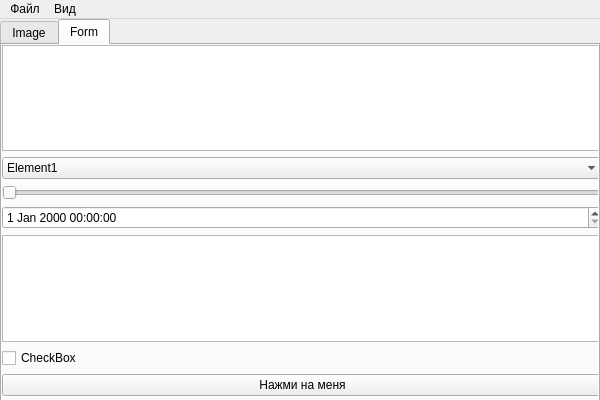
<?xml version="1.0" encoding="UTF-8"?>
<ui version="4.0">
 <class>MainWindow</class>
 <widget class="QMainWindow" name="MainWindow">
  <property name="geometry">
   <rect>
    <x>0</x>
    <y>0</y>
    <width>600</width>
    <height>400</height>
   </rect>
  </property>
  <property name="windowTitle">
   <string>MainWindow</string>
  </property>
  <widget class="QWidget" name="centralwidget">
   <widget class="QTabWidget" name="tabWidget">
    <property name="geometry">
     <rect>
      <x>0</x>
      <y>0</y>
      <width>600</width>
      <height>400</height>
     </rect>
    </property>
    <property name="currentIndex">
     <number>1</number>
    </property>
    <widget class="QWidget" name="tab_1">
     <attribute name="title">
      <string>Image</string>
     </attribute>
     <widget class="QLabel" name="label">
      <property name="geometry">
       <rect>
        <x>0</x>
        <y>-10</y>
        <width>600</width>
        <height>350</height>
       </rect>
      </property>
      <property name="text">
       <string/>
      </property>
      <property name="pixmap">
       <pixmap>image/1366x768_1633082551300.jpeg</pixmap>
      </property>
     </widget>
    </widget>
    <widget class="QWidget" name="tab_2">
     <attribute name="title">
      <string>Form</string>
     </attribute>
     <widget class="QWidget" name="verticalLayoutWidget">
      <property name="geometry">
       <rect>
        <x>0</x>
        <y>0</y>
        <width>601</width>
        <height>351</height>
       </rect>
      </property>
      <layout class="QVBoxLayout" name="verticalLayout">
       <item>
        <widget class="QPlainTextEdit" name="plainTextEdit_2"/>
       </item>
       <item>
        <widget class="QComboBox" name="comboBox">
         <item>
          <property name="text">
           <string>Element1</string>
          </property>
         </item>
         <item>
          <property name="text">
           <string>New Item</string>
          </property>
         </item>
        </widget>
       </item>
       <item>
        <widget class="QSlider" name="horizontalSlider">
         <property name="orientation">
          <enum>Qt::Horizontal</enum>
         </property>
        </widget>
       </item>
       <item>
        <widget class="QDateTimeEdit" name="dateTimeEdit"/>
       </item>
       <item>
        <widget class="QPlainTextEdit" name="plainTextEdit"/>
       </item>
       <item>
        <widget class="QCheckBox" name="checkBox">
         <property name="text">
          <string>CheckBox</string>
         </property>
        </widget>
       </item>
       <item>
        <widget class="QPushButton" name="pushButton">
         <property name="text">
          <string>Нажми на меня</string>
         </property>
        </widget>
       </item>
      </layout>
     </widget>
    </widget>
   </widget>
  </widget>
  <widget class="QMenuBar" name="menubar">
   <property name="geometry">
    <rect>
     <x>0</x>
     <y>0</y>
     <width>600</width>
     <height>21</height>
    </rect>
   </property>
   <widget class="QMenu" name="menu">
    <property name="title">
     <string>Файл</string>
    </property>
    <addaction name="action"/>
    <addaction name="action_2"/>
    <addaction name="action_3"/>
    <addaction name="separator"/>
    <addaction name="action_5"/>
   </widget>
   <widget class="QMenu" name="menu_2">
    <property name="title">
     <string>Вид</string>
    </property>
   </widget>
   <addaction name="menu"/>
   <addaction name="menu_2"/>
  </widget>
  <action name="action">
   <property name="text">
    <string>Сохранить</string>
   </property>
  </action>
  <action name="action_2">
   <property name="text">
    <string>Открыть</string>
   </property>
  </action>
  <action name="action_3">
   <property name="text">
    <string>Закрыть</string>
   </property>
  </action>
  <action name="action_5">
   <property name="text">
    <string>Выйти из программы</string>
   </property>
  </action>
 </widget>
 <resources/>
 <connections/>
</ui>
